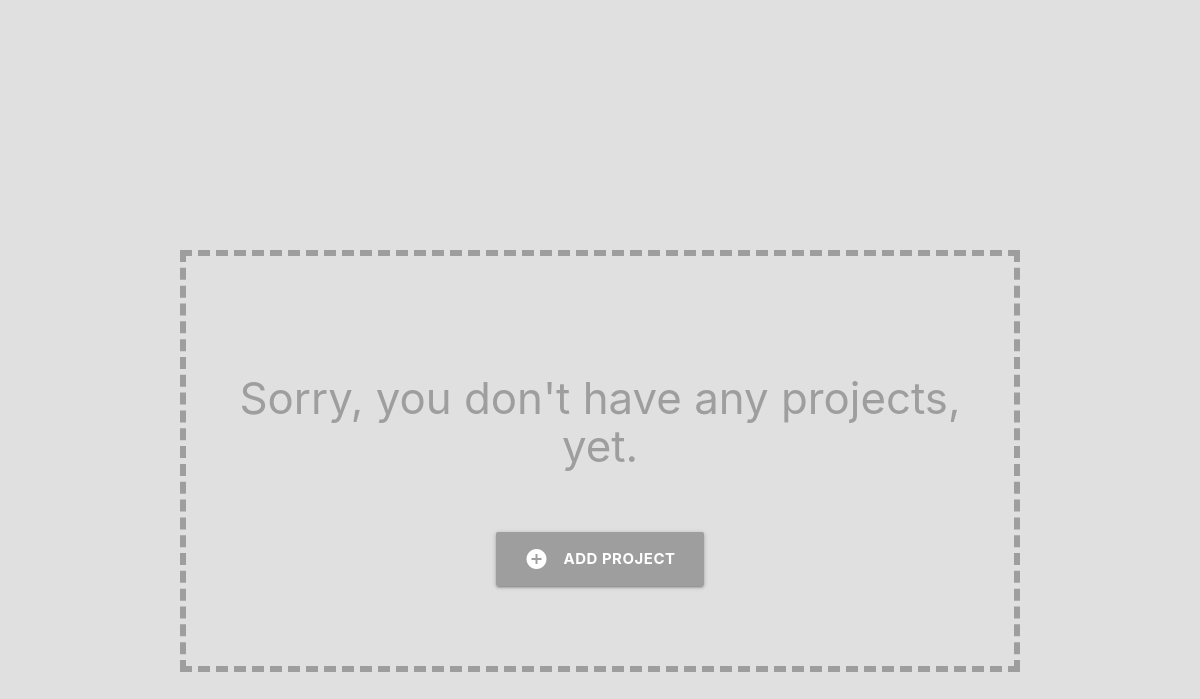
Page /teachme/student_profile/budget_study/ on the earlier database version.
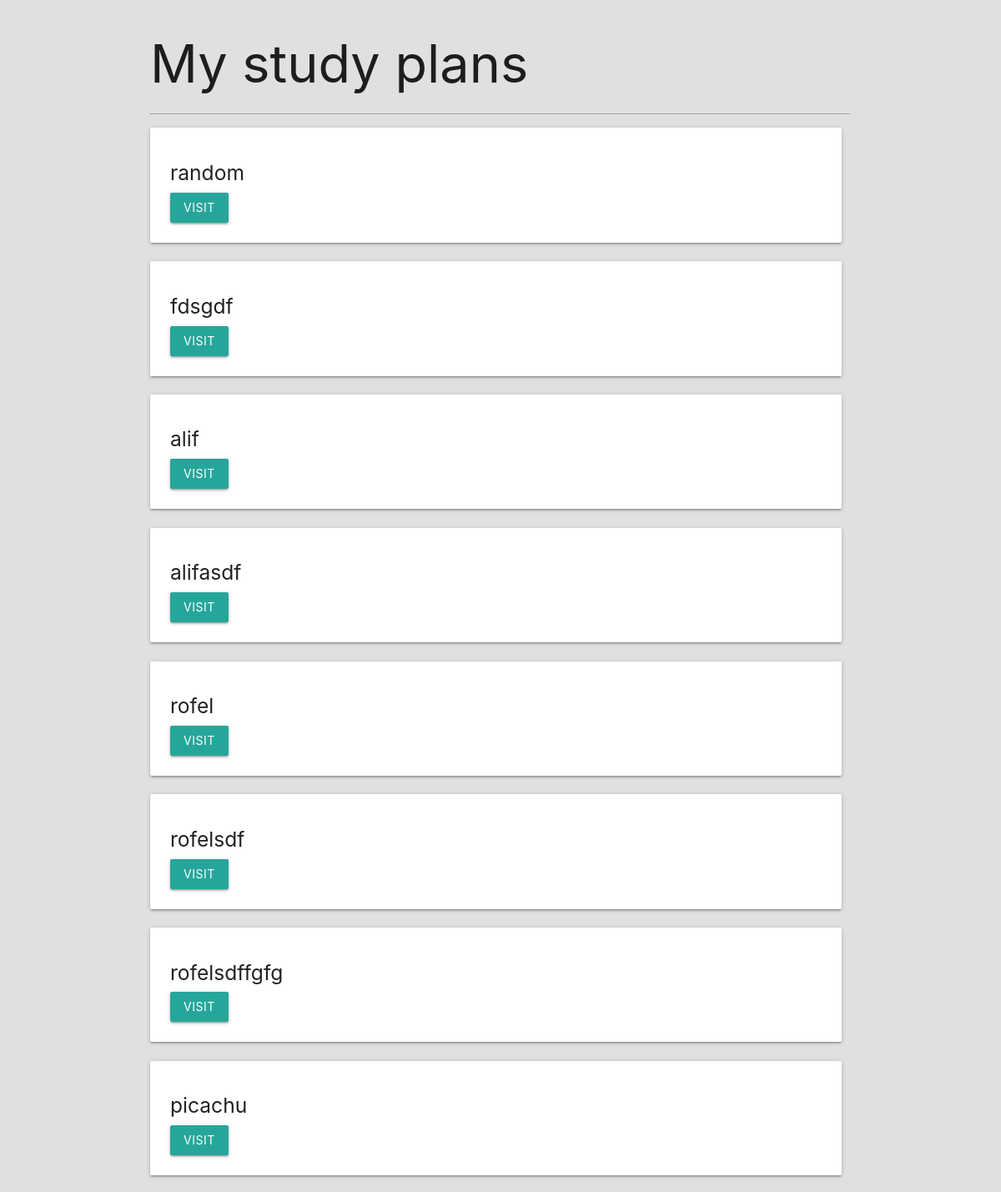
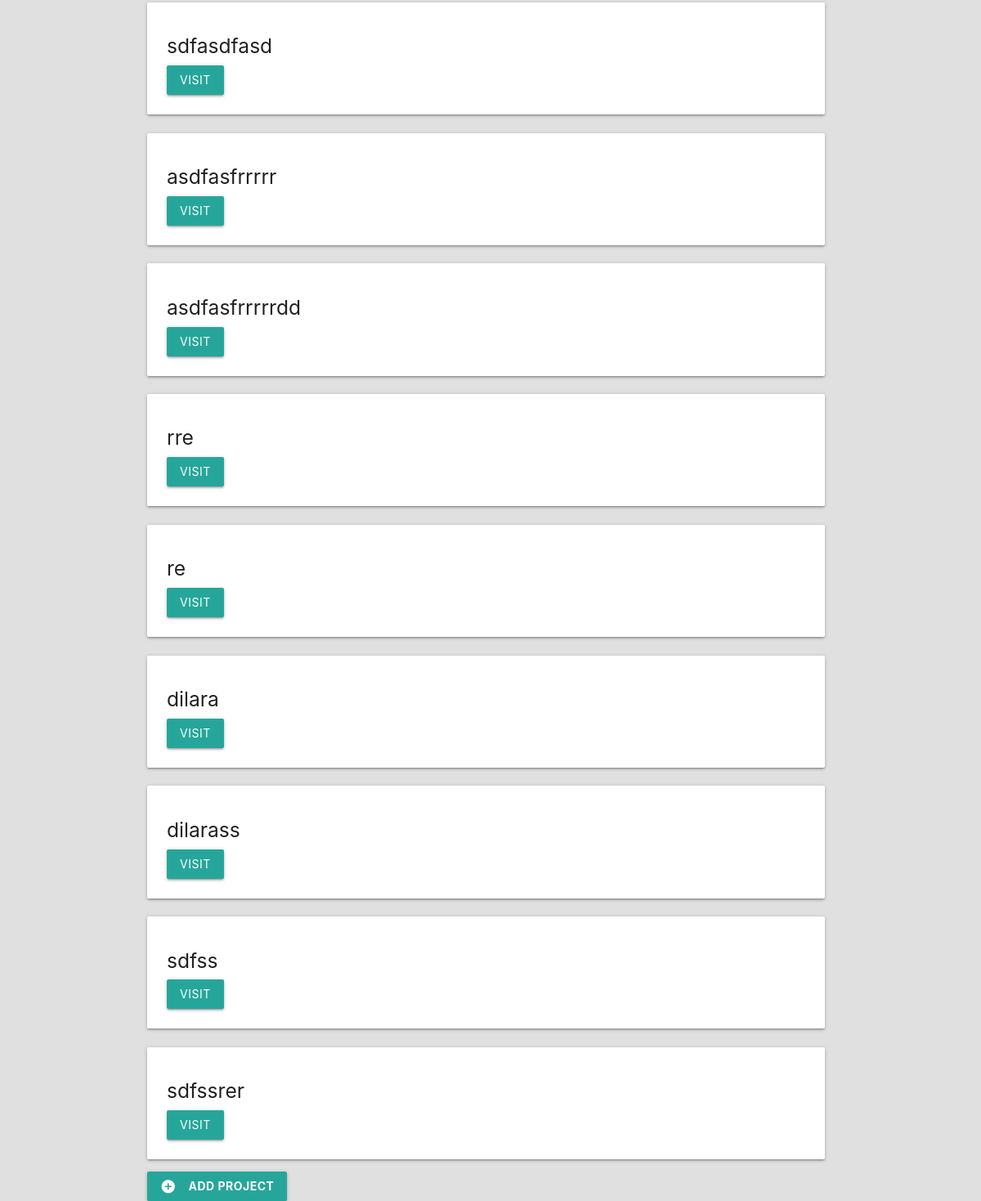
Same page on the later database version (2 pictures, top to bottom).
### teachme/models.py (models this page shows, shortened)
class Project(models.Model):
    name = models.CharField(max_length=100)
    slug = models.SlugField(max_length=100, unique=True, blank=True)
    budget = models.IntegerField()

### teachme/views.py (the view)
def project_list(request):
	project_list = Project.objects.all()
	return render(request, 'budget_study.html',{'project_list':project_list})

### teachme/templates/budget_study.html
{% extends 'base.html' %}
{% block content %}
<div class="container">
  {% if project_list %}
  <h1>My study plans</h1>
  <hr>
  {% endif %}
  <div class="row">
    {% for project in project_list %}
    <div class="col s12 md6 xl3">
      <div class="card-panel">
        <h5>{{ project.name }}</h5>
        <a href="{% url 'detail' project.slug %}" class="btn">Visit</a>
      </div>
    </div>
    {% empty %}
    <div class="noproject-wrapper center">
      <h3 class="grey-text">Sorry, you don't have any projects, yet.</h3>
      <a href="{% url 'add' %}" class="btn-large grey">
        <i class="material-icons white-text left">add_circle</i>
        <span class="bold">Add Project</span>
      </a>
    </div>
    {% endfor %}
  </div>
  {% if project_list %}
  <a href="{% url 'add' %}" class="btn">
    <i class="material-icons white-text left">add_circle</i>
    <span class="bold">Add Project</span>
  </a>
  {% endif %}
</div>
{% endblock %}

### teachme/templates/base.html (shortened to what this page needs)
{% load static %}
<!DOCTYPE html>
<html lang="en">
<head>
  <link rel="stylesheet" href="{% static 'css/styles440.css' %}">
  <link rel="stylesheet" href="https://cdnjs.cloudflare.com/ajax/libs/materialize/1.0.0-beta/css/materialize.min.css">
</head>
<body>
  {% block content %}
  {% endblock %}
</body>
</html>

### teachme/static/css/styles440.css (style rules this page uses)
html { font-family: 'Montserrat'; background-color: #E0E0E0; }
h1, h6 { font-weight: bold; }
.bold { font-weight: bold; }
.row { margin: 0!important; }
.row .col { padding-left: 0!important; }

Differences in the rows shown:
added Project: name "random"
added Project: name "fdsgdf"
added Project: name "alif"
added Project: name "alifasdf"
added Project: name "rofel"
added Project: name "rofelsdf"
added Project: name "rofelsdffgfg"
added Project: name "picachu"
added Project: name "sdfasdfasd"
added Project: name "asdfasfrrrrr"
added Project: name "asdfasfrrrrrdd"
added Project: name "rre"
added Project: name "re"
added Project: name "dilara"
added Project: name "dilarass"
added Project: name "sdfss"
added Project: name "sdfssrer"
Other differences:
text no longer shown: "Sorry, you don't have any projects, yet."
text now shown: "My study plans"
